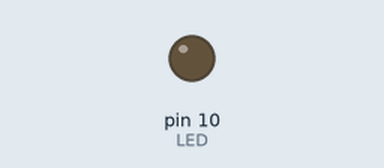
Simulated run of this program. Board: Raspberry Pi (header pin numbers). On the bench: output pins drawn as LEDs (lit = HIGH).

Above: at 0.05 s.
At 7.05 s:
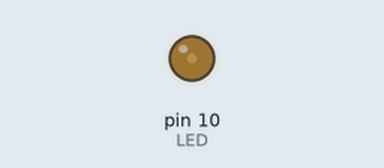
At 8.25 s:
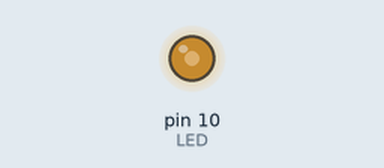
At 9.5 s:
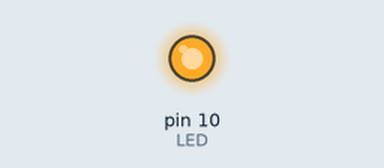
Timing chart, 0 to 12.4 s (numbered marks = the images above):
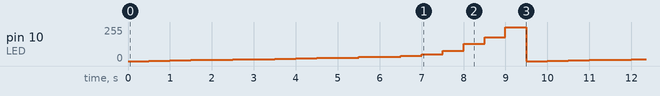

The program:

pwm2.py
```python
import RPi.GPIO as GPIO
import time

GPIO.setwarnings(False)
GPIO.setmode(GPIO.BOARD)

LED = 10

Duty_ratio = [0, 1, 2, 3, 4, 5, 6, 7, 8, 9, 10, 12, 13,
15, 20, 30, 50, 70, 100]

GPIO.setup(LED, GPIO.OUT, initial=GPIO.LOW)

PWM_led = GPIO.PWM(LED, 500)

PWM_led.start(0)

try:
	while 1:
		for val in Duty_ratio :

			PWM_led.ChangeDutyCycle(val)
			time.sleep(0.5)

except KeyboardInterrupt:

	pass
finally:
	PWM_led.stop()
	GPIO.cleanup()
```
